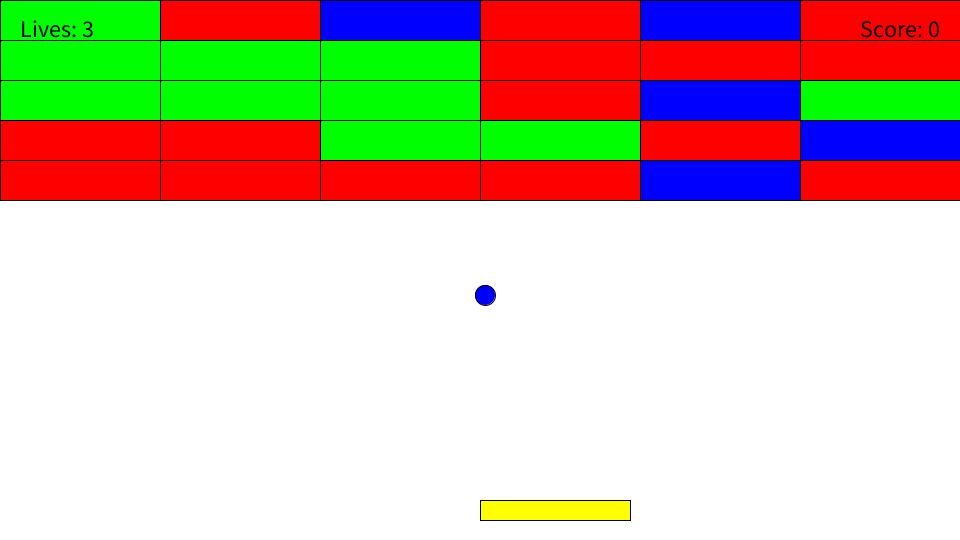
Frame 1 (no input)
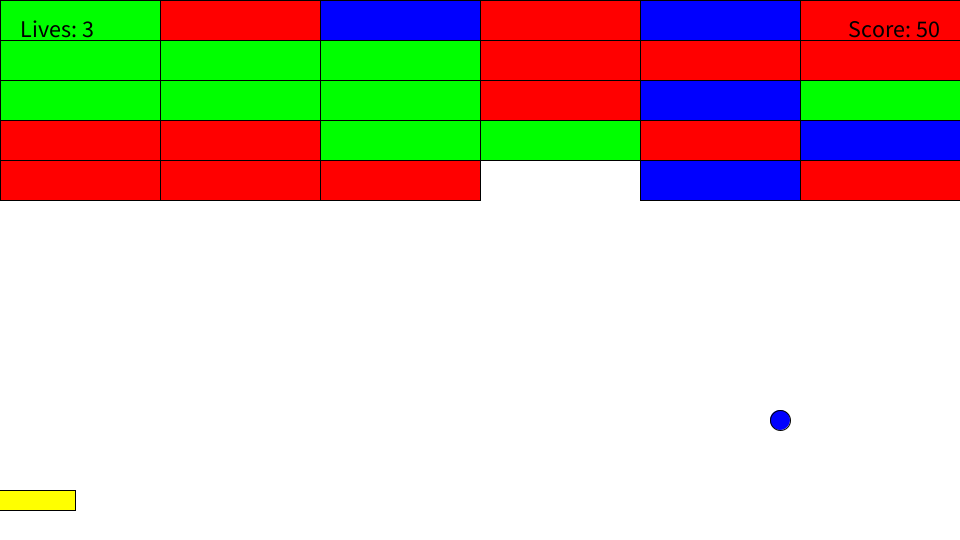
Frame 60 (the mouse pressed at the canvas centre just before this capture)
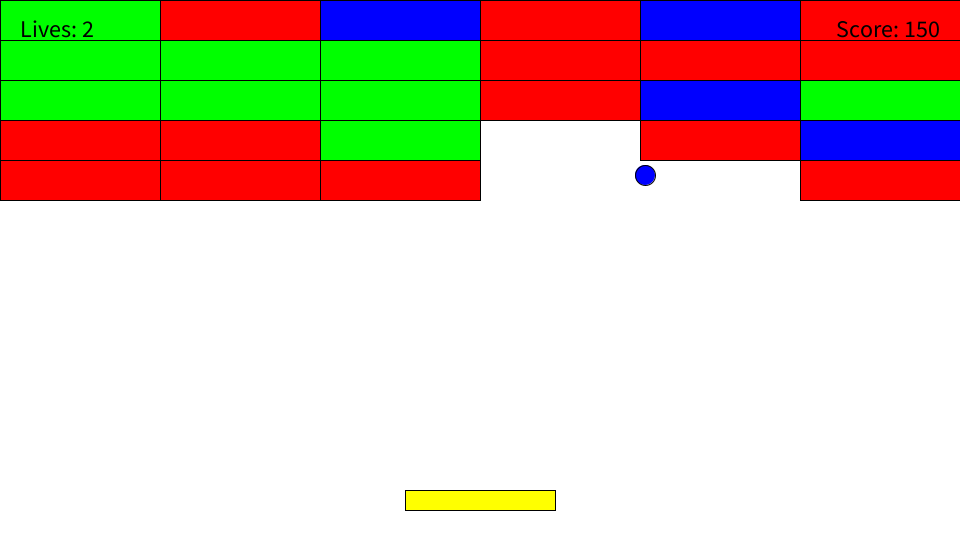
Frame 120 (the mouse held since frame 60 and released just before this capture)

The Processing sketch that drew these frames (run headless with seeded random() and noise(); from frame 60 on, the mouse is pressed at the canvas centre):

// Processing sketch: p01_breakout
// ── p01_breakout.pde
Blocks[][] grid;
Platform platform;
Projectile ball;
boolean playing = true;
boolean paused = false;
int score = 0;
color colors[] = {color(255, 0, 0), color(0, 255, 0), color(0, 0, 255)};

void setup() {
  size(960, 540);
  grid = new Blocks[5][6];
  makeGrid(grid);
  platform = new Platform(new PVector(width/2, 500), new PVector(150, 20));
  // create the ball
  ball = new Projectile(new PVector(width/2, 300), new PVector(5, -5), 20, color(0, 0, 255), 3);
}

void draw() {
  background(255);
  // update platform
  platform.display();
  platform.update();
  // update and display grid
  drawGrid(grid);

  fill(0);
  textAlign(LEFT, TOP);
  textSize(24);
  text("Lives: " + ball.lives, 20, 20);

  textAlign(RIGHT, TOP);
  text("Score: " + score, width - 20, 20);


  // CHECK FOR WIN CONDITION
  if (score >= 10000) {
    fill(0, 200, 0);
    textAlign(CENTER, CENTER);
    textSize(48);
    text("YOU WIN!", width/2, height/2 - 30);
    textSize(32);
    text("ULTIMATE BLOCK BUSTER PRO", width/2, height/2 + 20);
    textSize(20);
    text("Press R to play again", width/2, height/2 + 60);
    return;  // stop the game
  }


  if (paused) {
    fill(0);
    textAlign(CENTER, CENTER);
    textSize(48);
    text("PAUSED", width/2, height/2);
    textSize(20);
    text("Press SPACE to resume", width/2, height/2 + 50);
    return;   // stop updating game
  }


  if (!playing) {
    fill(0);
    textAlign(CENTER, CENTER);
    textSize(64);
    text("YOU LOSE!", width/2, height/2);
    return;   // stop drawing anything else
  }

  if (playing) {
    // update and display projectile
    ball.move();
    collisionsBlock(ball, grid);
    collisionPlatform(ball, platform);  // CHECK PLATFORM COLLISION
    ball.display();

    checkAllBlocksDestroyed();
  }
}

void drawGrid(Blocks[][] g) {
  for (int r = 0; r < g.length; r++) {
    for (int c = 0; c < g[0].length; c++) {
      if (g[r][c] != null) {
        g[r][c].display(); //draw the grid
      }
    }
  }
}

void makeGrid(Blocks[][] g) {
  int blockWidth = 160;  // rectangle width
  int blockHeight = 40; // rectangle height
  for (int r = 0; r < g.length; r++) {
    for (int c = 0; c < g[0].length; c++) {
      float x = c * blockWidth + blockWidth / 2;
      float y = r * blockHeight + blockHeight / 2;
      color col = colors[int(random(colors.length))];
      g[r][c] = new Blocks(new PVector(x, y), blockWidth, blockHeight, col);
    }
  }
}

void collisionsBlock(Projectile b, Blocks[][] g) {
  // check each grid ball
  for (int r = 0; r < g.length; r++) {
    for (int c = 0; c < g[0].length; c++) {
      Blocks d = g[r][c];
      // if projectile hits a ball
      if (d != null && b.collisionCheck(d)) {
        g[r][c] = null; // remove the balls
        score += 50;
        ball.velocity.y *= -1;
        return;                  // stop checking after hit
      }
    }
  }
}


void collisionPlatform(Projectile b, Platform p) {
  // check if ball overlaps with platform
  float ballBottom = b.center.y + b.size/2;
  float platformTop = p.pos.y - p.size.y/2;

  // ball is at platform height and overlapping horizontally
  if (ballBottom >= platformTop &&
    b.center.x >= p.pos.x - p.size.x/2 &&
    b.center.x <= p.pos.x + p.size.x/2 &&
    b.velocity.y > 0) {  // only bounce if moving downward

    // always bounce upward
    b.velocity.y = -abs(b.velocity.y);

    // adjust x velocity based on where it hits
    float hitPos = (b.center.x - p.pos.x) / (p.size.x/2);
    b.velocity.x += hitPos * 2;

    // ensure ball has some horizontal movement (not straight up/down)
    if (abs(b.velocity.x) < 2) {
      b.velocity.x = (b.velocity.x >= 0) ? 2 : -2;
    }

    // speed up the ball slightly (with a max speed limit)
    float maxSpeed = 12;  // maximum speed in each direction

    // increase speed by 5% but cap it
    if (abs(b.velocity.x) < maxSpeed) {
      b.velocity.x *= 1.05;
    }
    if (abs(b.velocity.y) < maxSpeed) {
      b.velocity.y *= 1.05;
    }
  }
}

void gameOver() {
  if (ball.lives == 0) {
    playing = false;
  } else {
    playing = true;
  }
}

void resetGame() {
  makeGrid(grid);  // rebuild blocks
  platform = new Platform(new PVector(width/2, 500), new PVector(150, 20));
  ball = new Projectile(new PVector(width/2, 300), new PVector(5, -5), 20, color(0, 0, 255), 3);
  playing = true;
  paused = false;
  score = 0;  // reset score
}

void checkAllBlocksDestroyed() {
  boolean anyBlocksLeft = false;

  for (int r = 0; r < grid.length; r++) {
    for (int c = 0; c < grid[0].length; c++) {
      if (grid[r][c] != null) { //if theres a block
        anyBlocksLeft = true; //then there are blocks left
        break; //break out the loop
      }
    }
    if (anyBlocksLeft) break; //and if there are any blocks left break out the loop.
  }

  // if no blocks left, create new set of blocks
  if (!anyBlocksLeft) {
    makeGrid(grid);
    // reset ball to center
    ball.center = new PVector(width/2, 300);
    ball.velocity = new PVector(5, -5);
  }
}

void keyPressed() {
  if (key == ' ') {
    if (playing) {  // only allow pause if game is still going
      paused = !paused;
    }
  }
  // R: reset the game
  if (key == 'r' || key == 'R') {
    resetGame();
  }
}

// ── Blocks.pde
class Blocks {
  PVector center;
  int w, h;
  color colour;
  
  Blocks(PVector c, int w, int h, color col) {
    center = c.copy();
    this.w = w;
    this.h = h;
    colour = col;
  }
  
  void display() {
    fill(colour);
    rectMode(CENTER); // center-based drawing
    rect(center.x, center.y, w, h);
  }
}

// ── Platform.pde
class Platform { 
  PVector pos;  
  PVector size;

  Platform(PVector pos, PVector size) {
    this.pos = pos.copy(); //copys over the PVector, just a simple shortcut
    this.size = size.copy();
  }

  void update() {
    pos.x = mouseX;     // follow the mouse  
  }

  void display() {
    fill(255, 255, 0);
    rect(pos.x, pos.y, size.x, size.y);
  }
}

// ── Projectile.pde
class Projectile { 
  PVector center;   
  PVector velocity; 
  int size;
  int lives;
  color colour;
  
  Projectile(PVector c, PVector v, int s, color col, int l) {
    center = c.copy(); //copying over
    velocity = v.copy();
    size = s;
    colour = col;
    lives = l;
  }
  
  void display() {
    fill(colour);
    circle(center.x, center.y, size);
  }
  
  void move() {
    if (lives != 0) {
      center.add(velocity);  // move the ball
    
      // bounce off left/right walls
      if (center.x < size/2 || center.x > width - size/2) {
        velocity.x *= -1;
      }
    
      //bounce off top
      if (center.y < size/2) {
        velocity.y *= -1;
      }
    
      // lose a life if ball goes off bottom (don't bounce)
      if (center.y > height + size/2) {
        // reset ball to center (-1 life)
        lives--;
        if (lives <= 0) {
          playing = false;   // GAME OVER
          return;
        }
        center = new PVector(width/2, 300);
        velocity = new PVector(5, -5);
      }
    }
  }
  
  
  boolean collisionCheck(Blocks other) {
    float dx = abs(center.x - other.center.x);
    float dy = abs(center.y - other.center.y);
    if (dx <= other.w/2 + size/2 && dy <= other.h/2 + size/2) {
      return true;
    } 
    return false;
  }
}
